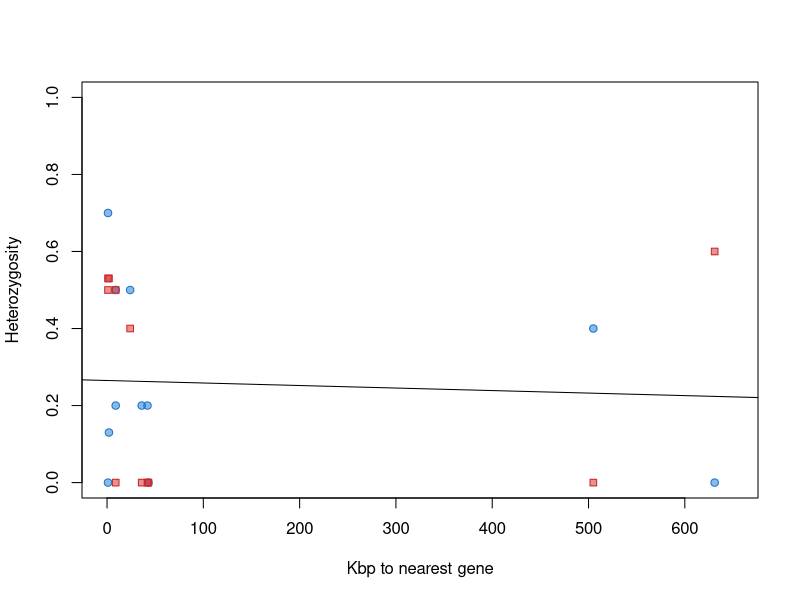
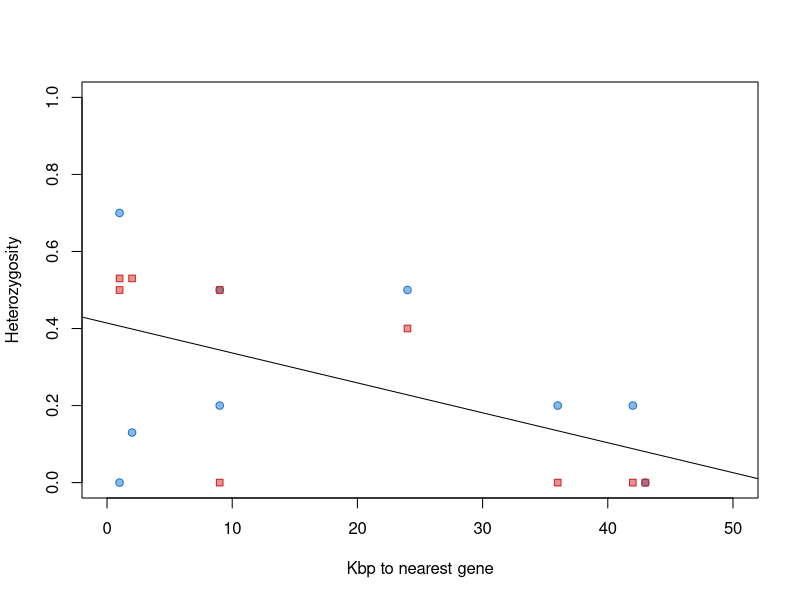

Recreate these plots in R, in order.
setwd("~/Documents/Projects/pupfish/dist_msatt/")
library(scales)

####setup####
data = read.table("msatt_genedist.csv", header=T, sep=",")

#does distance from closest gene influence observed heterozygosity?
mean(data$HoM, na.rm=T)
mean(data$HoS, na.rm=T) #mean across loci are very similar

#recode with 1 het per line and populaiton/locus as an indicator variable
pdata = data.frame(ho = c(data$HoM, data$HoS), dist = data$closegenedist, pop = c(rep("Malpais", nrow(data)), rep("SaltCreek", nrow(data))), locus = c(data$locus, data$locus))
pdata = pdata[complete.cases(pdata),]

####linear model with permutations - all data####
modelout = lm(ho~dist+pop, data=pdata)
summary(modelout)

#permute to estimate pvalues (since not normal)
pOUT = data.frame(rep=seq(1,1000), int=rep(NA, 1000), dist=rep(NA, 1000), pop=rep(NA, 1000))
for(i in 1:1000){ 
  pdata$newy = sample(pdata$ho, length(pdata$ho), replace=F)
  tempmodel  = lm(newy~dist+pop, data=pdata)
  pOUT$int[i]   = coef(tempmodel)[1]
  pOUT$dist[i]  = coef(tempmodel)[2]
  pOUT$pop[i]   = coef(tempmodel)[3]
}
p.dist=nrow(pOUT[abs(coef(modelout)[2])<abs(pOUT$dist),])/i
p.pop =nrow(pOUT[abs(coef(modelout)[3])<abs(pOUT$pop),])/i

#plot data nicely
pdf(file="dist_het.pdf", height = 4, width = 4)
plot(-100,-100, xlim=c(0,650), ylim=c(0,1), xlab="Kbp to nearest gene", ylab="Heterozygosity")
Mdata = pdata[pdata$pop=="Malpais",,drop=F]
Sdata = pdata[pdata$pop=="SaltCreek",,drop=F]
points(Mdata$dist, Mdata$ho, pch=21, col=alpha("dodgerblue3", 1), bg=alpha("dodgerblue3", 0.5))
points(Sdata$dist, Sdata$ho, pch=22, col=alpha("firebrick3", 1), bg=alpha("firebrick3", 0.5))
abline(modelout)
dev.off()

####linear model with permutations - less than 100 Kbp####
spdata = pdata[pdata$dist<=50,,drop=F]
modelout = lm(ho~dist+pop, data=spdata)
summary(modelout)

#permute to estimate pvalues (since not normal)
pOUT = data.frame(rep=seq(1,1000), int=rep(NA, 1000), dist=rep(NA, 1000), pop=rep(NA, 1000))
for(i in 1:1000){ 
  spdata$newy = sample(spdata$ho, length(spdata$ho), replace=F)
  tempmodel  = lm(newy~dist+pop, data=spdata)
  pOUT$int[i]   = coef(tempmodel)[1]
  pOUT$dist[i]  = coef(tempmodel)[2]
  pOUT$pop[i]   = coef(tempmodel)[3]
}
p.dist=nrow(pOUT[abs(coef(modelout)[2])<abs(pOUT$dist),])/i
p.pop =nrow(pOUT[abs(coef(modelout)[3])<abs(pOUT$pop),])/i

#plot data nicely
pdf(file="dist_het_smalldist.pdf", height = 4, width = 4)
plot(-100,-100, xlim=c(0,50), ylim=c(0,1), xlab="Kbp to nearest gene", ylab="Heterozygosity")
Mdata = spdata[spdata$pop=="Malpais",,drop=F]
Sdata = spdata[spdata$pop=="SaltCreek",,drop=F]
points(Mdata$dist, Mdata$ho, pch=21, col=alpha("dodgerblue3", 1), bg=alpha("dodgerblue3", 0.5))
points(Sdata$dist, Sdata$ho, pch=22, col=alpha("firebrick3", 1), bg=alpha("firebrick3", 0.5))
abline(modelout)
dev.off()
